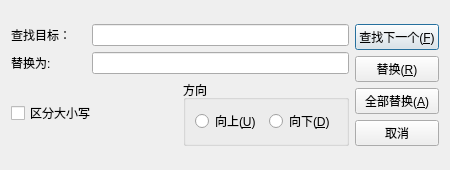
<?xml version="1.0" encoding="UTF-8"?>
<ui version="4.0">
 <class>ReplaceDialog</class>
 <widget class="QDialog" name="ReplaceDialog">
  <property name="geometry">
   <rect>
    <x>0</x>
    <y>0</y>
    <width>450</width>
    <height>170</height>
   </rect>
  </property>
  <property name="sizePolicy">
   <sizepolicy hsizetype="Preferred" vsizetype="Preferred">
    <horstretch>0</horstretch>
    <verstretch>0</verstretch>
   </sizepolicy>
  </property>
  <property name="minimumSize">
   <size>
    <width>450</width>
    <height>170</height>
   </size>
  </property>
  <property name="maximumSize">
   <size>
    <width>450</width>
    <height>170</height>
   </size>
  </property>
  <property name="windowTitle">
   <string>替换</string>
  </property>
  <layout class="QVBoxLayout" name="verticalLayout_3">
   <item>
    <layout class="QHBoxLayout" name="horizontalLayout_7">
     <item>
      <layout class="QVBoxLayout" name="verticalLayout_2">
       <item>
        <layout class="QHBoxLayout" name="horizontalLayout_4">
         <item>
          <widget class="QLabel" name="label">
           <property name="sizePolicy">
            <sizepolicy hsizetype="Fixed" vsizetype="Preferred">
             <horstretch>0</horstretch>
             <verstretch>0</verstretch>
            </sizepolicy>
           </property>
           <property name="minimumSize">
            <size>
             <width>75</width>
             <height>0</height>
            </size>
           </property>
           <property name="text">
            <string>查找目标：</string>
           </property>
          </widget>
         </item>
         <item>
          <layout class="QHBoxLayout" name="horizontalLayout_2">
           <item>
            <widget class="QLineEdit" name="searchText"/>
           </item>
          </layout>
         </item>
        </layout>
       </item>
       <item>
        <layout class="QHBoxLayout" name="horizontalLayout_5">
         <item>
          <widget class="QLabel" name="label_2">
           <property name="sizePolicy">
            <sizepolicy hsizetype="Fixed" vsizetype="Preferred">
             <horstretch>0</horstretch>
             <verstretch>0</verstretch>
            </sizepolicy>
           </property>
           <property name="minimumSize">
            <size>
             <width>75</width>
             <height>0</height>
            </size>
           </property>
           <property name="text">
            <string>替换为:</string>
           </property>
          </widget>
         </item>
         <item>
          <layout class="QHBoxLayout" name="horizontalLayout_3">
           <item>
            <widget class="QLineEdit" name="targetText"/>
           </item>
          </layout>
         </item>
        </layout>
       </item>
       <item>
        <layout class="QHBoxLayout" name="horizontalLayout_6">
         <item>
          <widget class="QCheckBox" name="cbCaseSensetive">
           <property name="text">
            <string>区分大小写</string>
           </property>
          </widget>
         </item>
         <item>
          <widget class="QGroupBox" name="groupBox">
           <property name="title">
            <string>方向</string>
           </property>
           <layout class="QHBoxLayout" name="horizontalLayout">
            <item>
             <widget class="QRadioButton" name="rbUp">
              <property name="text">
               <string>向上(&amp;U)</string>
              </property>
             </widget>
            </item>
            <item>
             <widget class="QRadioButton" name="rbDown">
              <property name="text">
               <string>向下(&amp;D)</string>
              </property>
             </widget>
            </item>
           </layout>
          </widget>
         </item>
        </layout>
       </item>
      </layout>
     </item>
     <item>
      <layout class="QVBoxLayout" name="verticalLayout">
       <item>
        <widget class="QPushButton" name="btFindNext">
         <property name="text">
          <string>查找下一个(&amp;F)</string>
         </property>
        </widget>
       </item>
       <item>
        <widget class="QPushButton" name="btReplace">
         <property name="text">
          <string>替换(&amp;R)</string>
         </property>
        </widget>
       </item>
       <item>
        <widget class="QPushButton" name="btReplaceAll">
         <property name="text">
          <string>全部替换(&amp;A)</string>
         </property>
        </widget>
       </item>
       <item>
        <widget class="QPushButton" name="btCancel">
         <property name="text">
          <string>取消</string>
         </property>
        </widget>
       </item>
      </layout>
     </item>
    </layout>
   </item>
  </layout>
 </widget>
 <resources/>
 <connections/>
</ui>
